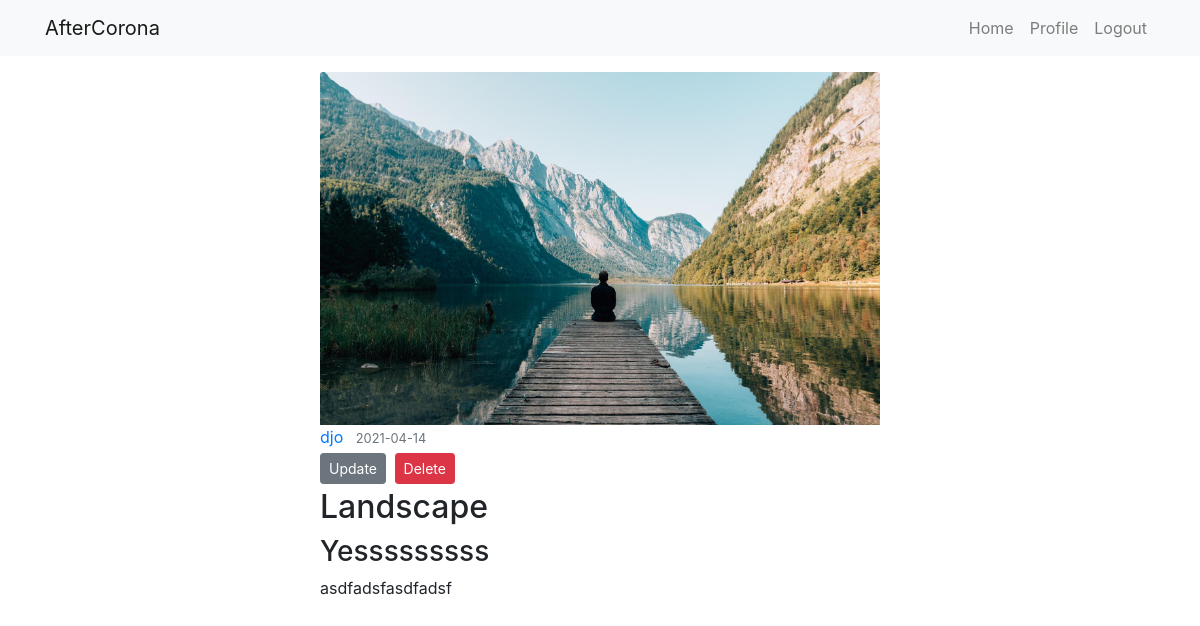
Before: /post/4 (signed in) with the older database file.
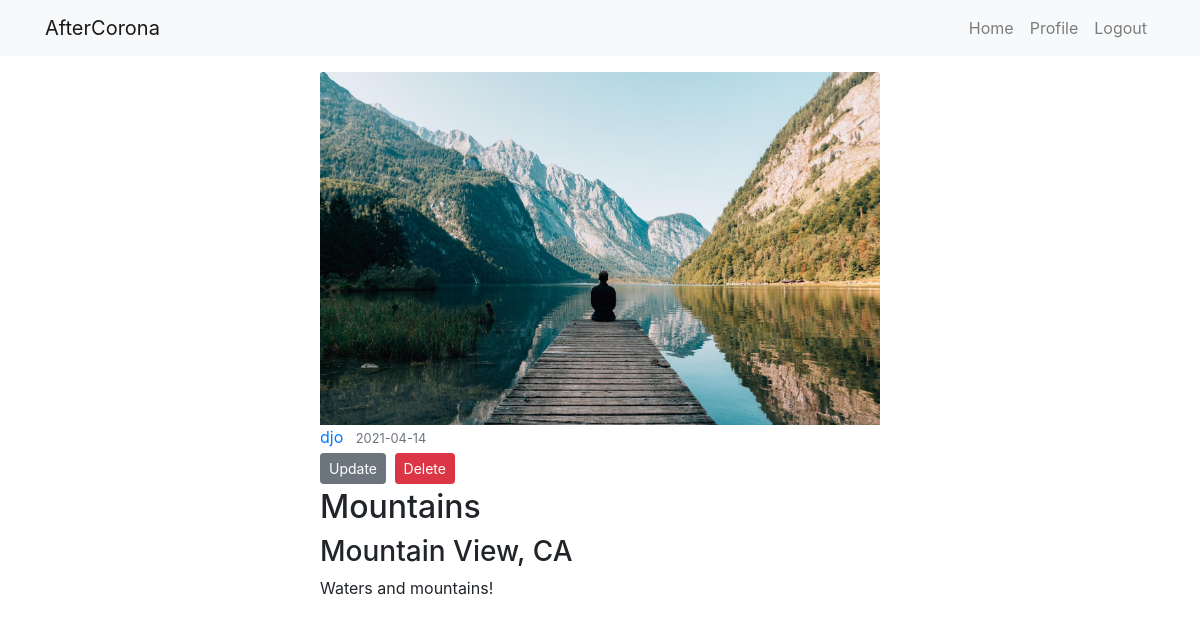
After: the same page with the newer database file.
### app/models.py (models this page shows, shortened)
class Post(db.Model):
    id = db.Column(db.Integer, primary_key=True)
    image = db.Column(db.String(50), nullable=False)
    place = db.Column(db.String(30), nullable=False)
    location = db.Column(db.String(50), nullable=False)
    created = db.Column(db.DateTime, nullable=False, default=datetime.utcnow)
    desc = db.Column(db.Text, nullable=False)
    user_id = db.Column(db.Integer, db.ForeignKey('user.id'), nullable=False)

### app/routes.py (the view)
@app.route('/post/<int:post_id>')
def post(post_id):
    post = Post.query.get_or_404(post_id)
    return render_template('post.html', post=post)

### app/models.py (called while the page is built)
@login_manager.user_loader
def load_user(user_id):
    return User.query.get(int(user_id))

### app/templates/post.html (shortened to what this page needs)
{% extends "layout.html" %} {% block title %} {{ post.place }} {% endblock %}{% block content %}
<article class="content">
  <img
    class="card-img-top"
    src="{{ url_for(
      'static', filename='place_images/' + post.image) }}"
  />
  <div class="media-body">
    <div class="article-metadata">
      <a class="mr-2" href="{{ url_for('user_posts', username=post.author.username) }}">{{ post.author.username }}</a>
      <small class="text-muted">{{ post.created.strftime('%Y-%m-%d') }}</small>
      {% if post.author == current_user %}
      <div>
        <a
          class="btn btn-secondary btn-sm mt-1 mb-1"
          href="{{ url_for('update_post', post_id=post.id) }}"
          >Update</a
        >
        <button
          type="button"
          class="btn btn-danger btn-sm m-1"
          data-toggle="modal"
          data-target="#deleteModal"
        >
          Delete
        </button>
      </div>
      {% endif %}
    </div>
    <h2>{{ post.place }}</h2>
    <h3>{{ post.location }}</h3>
    <p>{{ post.desc }}</p>
  </div>
</article>
{% endblock content %}

Changed rows visible on the page:
changed Post: place "Landscape" → "Mountains"; location "Yesssssssss" → "Mountain View, CA"; desc "asdfadsfasdfadsf" → "Waters and mountains!"
